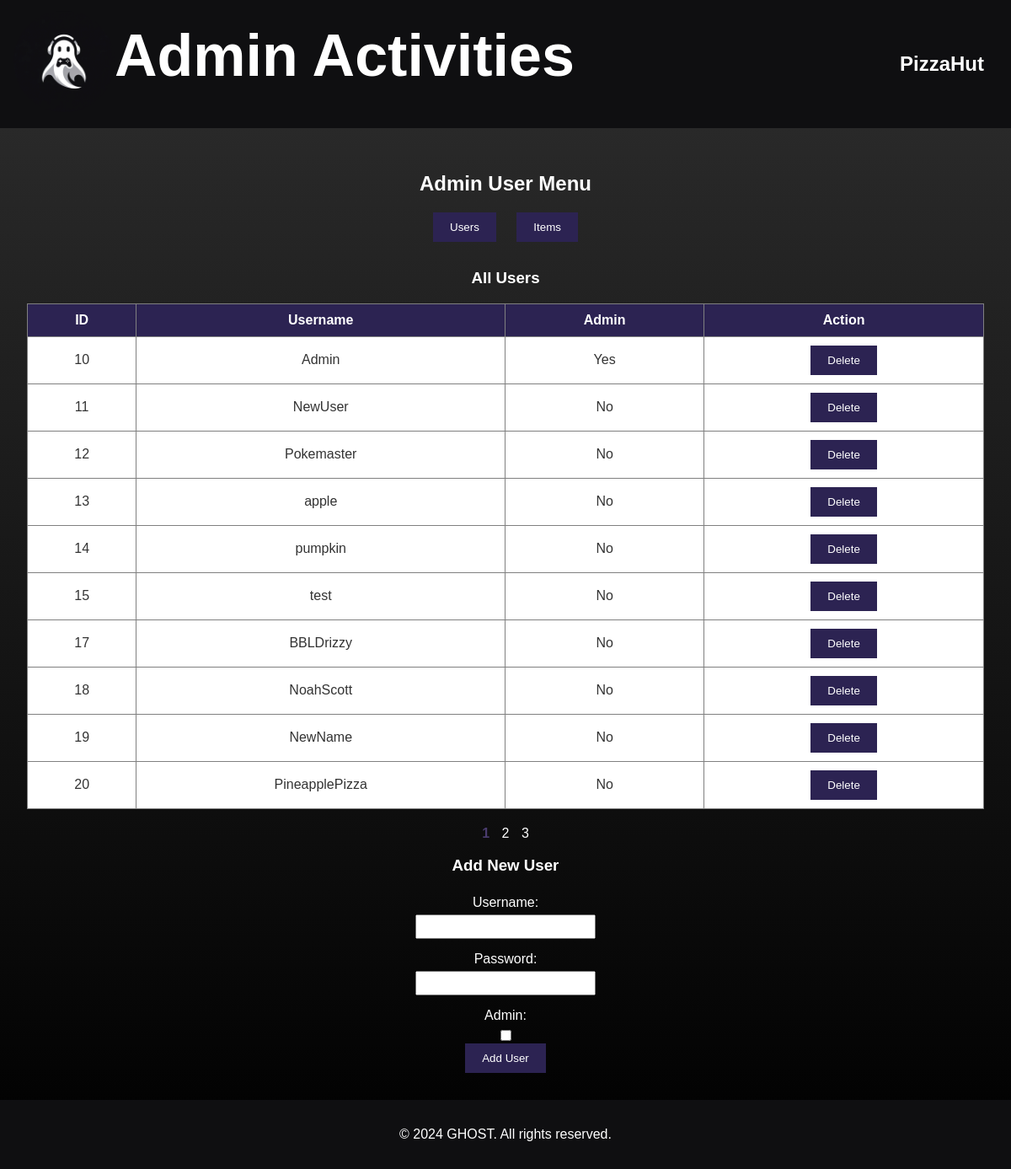
/UserMenuAdmin.php (signed in), run on the app's committed database.
### tables this page shows
CREATE TABLE `entity_accounts` (
  `UserID` int(10) NOT NULL AUTO_INCREMENT,
  `Username` varchar(50) DEFAULT NULL,
  `Password` varchar(255) DEFAULT NULL,
  `isAdmin` tinyint(1) DEFAULT NULL,
  PRIMARY KEY (`UserID`)
);

### UserMenuAdmin.php (the view, shortened to what this page needs)
<?php
require 'db-initializer.php';
$userPage = isset($_GET['userPage']) ? (int)$_GET['userPage'] : 1;
$userOffset = ($userPage - 1) * RECORDS_PER_PAGE;
if ($_SERVER['REQUEST_METHOD'] == 'POST') {
    $activeSection = $_POST['activeSection'] ?? 'users';
    if (isset($_POST['delete'])) {
        $userID = $_POST['userID'];
        $sql = "DELETE FROM entity_accounts WHERE UserID = ?";
        $stmt = $pdo->prepare($sql);
        $stmt->execute([$userID]);
    } elseif (isset($_POST['addUser'])) {
        $username = $_POST['username'];
        $password = password_hash($_POST['password'], PASSWORD_BCRYPT);
        $isAdmin = isset($_POST['isAdmin']) ? 1 : 0;
        $sql = "INSERT INTO entity_accounts (Username, Password, isAdmin) VALUES (?, ?, ?)";
        $stmt = $pdo->prepare($sql);
        $stmt->execute([$username, $password, $isAdmin]);
    } elseif (isset($_POST['deleteItem'])) {
        $itemSKU = $_POST['itemSKU'];
        $sql = "DELETE FROM items WHERE ItemSKU = ?";
        $stmt = $pdo->prepare($sql);
        $stmt->execute([$itemSKU]);
    } elseif (isset($_POST['addItem'])) {
        $name = $_POST['name'];
        $description = $_POST['description'];
        $price = $_POST['price'];
        $image = $_POST['image'];
        $sql = "INSERT INTO items (Name, Description, price, Image) VALUES (?, ?, ?, ?)";
        $stmt = $pdo->prepare($sql);
        $stmt->execute([$name, $description, $price ,$image]);
    }
} else {
    $activeSection = $_GET['section'] ?? 'users';
}
$totalUsers = $pdo->query("SELECT COUNT(*) FROM entity_accounts")->fetchColumn();
try {
    $usersStmt = $pdo->prepare("SELECT * FROM entity_accounts LIMIT :limit OFFSET :offset");
    $usersStmt->bindValue(':limit', RECORDS_PER_PAGE, PDO::PARAM_INT);
    $usersStmt->bindValue(':offset', $userOffset, PDO::PARAM_INT);
    $usersStmt->execute();
    $users = $usersStmt->fetchAll();
} catch (\PDOException $e) {
    echo "Error: " . $e->getMessage();
    exit;
}
$totalUserPages = ceil($totalUsers / RECORDS_PER_PAGE);
?>
<!DOCTYPE html>
<html lang="en">
<head>
    <link rel="stylesheet" href="admin.css">
</head>
<body>
    <header class="navbar">
        <div class="container">
            <a href="IndexAdmin.php">
                <img class="logo" src="Logo.webp">
            </a>
            <h1>Admin Activities</h1>
        </div>
        <div class="user">
            <span class="username"><a href="index.php"><?php echo htmlspecialchars($_SESSION['username']); ?></a></span>
        </div>
    </header>
    <main>
        <h2>Admin User Menu</h2>
        <nav>
            <button id="showUsersBtn">Users</button>
            <button id="showItemsBtn">Items</button>
        </nav>
        <section id="usersSection" class="section <?php if ($activeSection == 'users') echo 'active'; ?>">
            <h3>All Users</h3>
            <table border="1">
                <tr><th>ID</th><th>Username</th><th>Admin</th><th>Action</th></tr>
                <?php foreach ($users as $row) { ?>
                    <tr>
                        <td><?php echo $row['UserID']; ?></td>
                        <td><?php echo htmlspecialchars($row['Username']); ?></td>
                        <td><?php echo $row['isAdmin'] ? 'Yes' : 'No'; ?></td>
                        <td>
                            <form method="post" style="display:inline;">
                                <button type="submit" name="delete" onclick="return confirm('Are you sure you want to delete this user?')">Delete</button>
                            </form>
                        </td>
                    </tr>
                <?php } ?>
            </table>
            <div class="pagination">
                <?php for ($i = 1; $i <= $totalUserPages; $i++): ?>
                    <a href="?userPage=<?php echo $i; ?>&section=users" class="<?php if ($i == $userPage) { echo 'active'; } ?>"><?php echo $i; ?></a>
                <?php endfor; ?>
            </div>
            <h3>Add New User</h3>
            <form method="post">
                <label for="username">Username:</label>
                <input type="text" id="username" name="username" required>
                <label for="password">Password:</label>
                <input type="password" id="password" name="password" required>
                <label for="isAdmin">Admin:</label>
                <input type="checkbox" id="isAdmin" name="isAdmin">
                <button type="submit" name="addUser">Add User</button>
            </form>
        </section>
    </main>
    <footer class="footer">
        <p>&copy; 2024 GHOST. All rights reserved.</p>
    </footer>
</body>
</html>

### admin.css (style rules this page uses)
body { font-family: Arial, sans-serif; background: linear-gradient(to bottom, #2e2e2e, #000000); color: #333; margin: 0; padding: 0; overflow-y: auto; }
.navbar { background: #0F0F11; color: white; padding: 1rem; align-items: center; font-size: 1.5rem; display: flex; justify-content: space-between; }
.navbar h1 { margin: 0 auto; text-align: center; }
.user { margin-left: auto; display: flex; align-items: center; }
.username a { color: white; font-weight: bold; margin-right: 1rem; text-decoration: none; }
.container { display: flex; align-items: center; align-content: center; height: 120px; }
.container h1 { font-size: 70px; position: relative; padding-bottom: 20px; }
.logo { width: 120px; height: 120px; border-radius: 50%; }
main { padding: 2rem; }
h2, h3 { color: white; text-align: center; }
nav { text-align: center; margin-bottom: 2rem; }
nav button { padding: 10px 20px; margin: 0 10px; background: #2c2352; color: white; border: none; cursor: pointer; }
.section { display: none; }
.section.active { display: block; }
table { width: 100%; border-collapse: collapse; margin: 0 auto; background: white; }
th, td { padding: 10px; text-align: center; }
th { background: #2c2352; color: white; }
form { display: flex; flex-direction: column; align-items: center; }
form label { margin: 5px 0; }
form input[type="text"], form input[type="password"], form textarea { padding: 5px; margin-bottom: 10px; width: 200px; }
form button { padding: 10px 20px; background: #2c2352; color: white; border: none; cursor: pointer; }
.footer { color: white; text-align: center; padding: 1rem; background: #0F0F11; }
label { color: white; }
.pagination { margin-top: 20px; text-align: center; }
.pagination a { margin: 0 5px; text-decoration: none; color: white; }
.pagination a.active { font-weight: bold; color: #4a3c6e; }

### data on the page
entity_accounts: UserID "10", Username "Admin", isAdmin "Yes"
entity_accounts: UserID "11", Username "NewUser", shows "No"
entity_accounts: UserID "12", Username "Pokemaster", shows "No"
entity_accounts: UserID "13", Username "apple", shows "No"
entity_accounts: UserID "14", Username "pumpkin", shows "No"
entity_accounts: UserID "15", Username "test", shows "No"
entity_accounts: UserID "17", Username "BBLDrizzy", shows "No"
entity_accounts: UserID "18", Username "NoahScott"
entity_accounts: UserID "19", Username "NewName", shows "No"
entity_accounts: UserID "20", Username "PineapplePizza", shows "No"

### other printed values
$_SESSION['username'] "PizzaHut"
